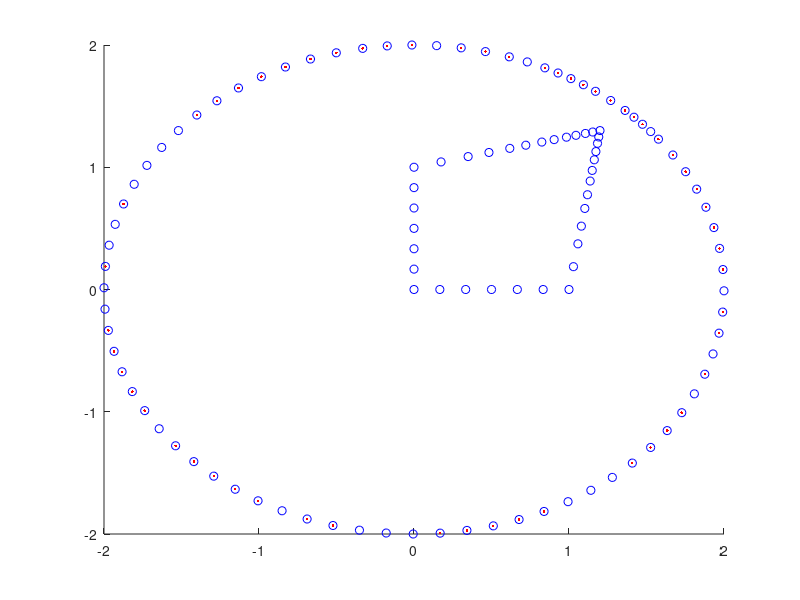

Write the MATLAB code that produced this figure. (Note: this script raises an error after producing the figure.)
%% ejercicio 7


f = @(x,y) 1 + 0.1*(x + y) ;
load("malla_ej7.mat")
a=1;
k=1;

xi = p(1,:); %del mallado importado
yi = p(2,:);
elem = t(1:3,:)';
fron_d = unique([e(1,:) e(2,:)]); %no repetidos

%buscar fronteras a cachos
ind_1 = find(abs(xi.^2 + yi.^2 -4 == 0));
ind_2 = find(yi==0);
ind_3 = find(xi==0);

ind_4 = setdiff(fron_d,[ind_1 ind_2 ind_3]); %diferencia de conjuntos


%%
% comprobar fronteras para ver si lo he hecho bien
figure
hold on
scatter(xi(fron_d),yi(fron_d),'b')
scatter(xi(ind_1),yi(ind_1),'r','.')
hold off
%%
[R M]=assema(p,t,1,1,0);

A = a*M + k*R; % caract del problema, viene a ser A() paratod j
%¿como eliminar para sacar A0?
A0 = A;
A0(fron_d,:)=0;
A0(:,fron_d)=0;
for i=fron_d
    A0(i,i)=1;
end    



fi = f(xi,yi)';
gi = 0*xi' ; %puede valer cualquier cosa dentro, pues que valga cero
%mas condiciones para la frontera
gi(ind_2)=2;
gi(ind_3)=2-xi;


vect_b = M*fi - A*gi; % caract del problema, viene a ser L() paratod j
vect_b(fron_d) = 0;

wh = A0\vect_b;
uh = wh + gi;

trisurf(elem,xi,yi,uh)